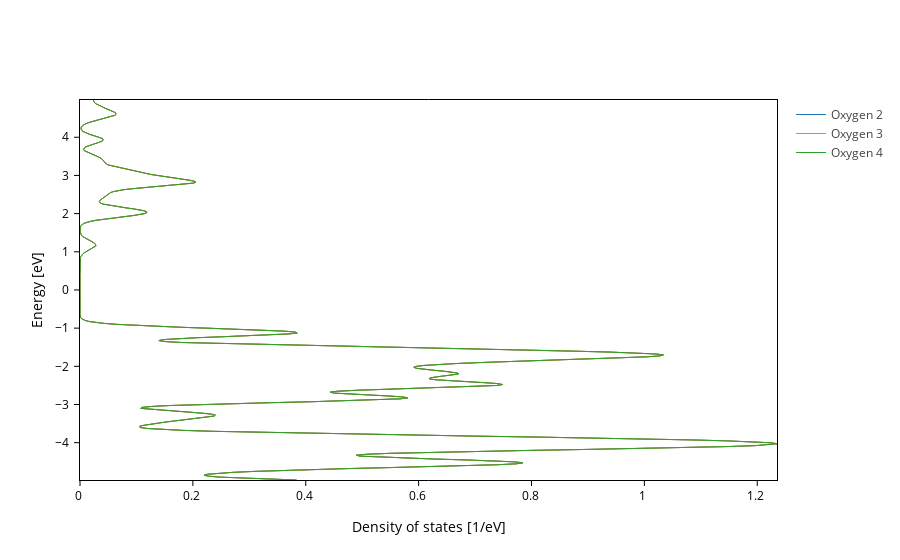

Notebook source saved alongside this figure:
### Markdown cell above
Now we have the contribution of each atom.

But here comes the powerful part: `split_DOS` accepts as keyword arguments all the keys that a request accepts. Then, it adds that extra constrain to the splitting by adding the value to each request. So, if we want to get the separate contributions of all oxygen atoms, **we can impose an extra constraint** on species:

### Code cell
plot.split_DOS(on="atoms", species=["O"], name="Oxygen $atoms")

### Figure 1 — Plotly figure (JSON) as saved in the notebook; plotly's stock layout.template omitted (floating-point values rounded to 4 significant figures; data arrays with more than 128 entries replaced by an {"elided": "..."} marker saying what was removed)
{"data": [{"line": {"dash": "solid", "width": 1.0}, "mode": "lines", "name": "Oxygen 2", "opacity": 1, "type": "scatter", "uid": "1cddac47-52bb-4518-8f76-2e180f67f6da", "x": {"elided": "399 float values"}, "y": {"elided": "399 float values"}}, {"line": {"dash": "solid", "width": 1.0}, "mode": "lines", "name": "Oxygen 3", "opacity": 1, "type": "scatter", "uid": "93066a03-3175-4c3c-bf0e-59a95618da0b", "x": {"elided": "399 float values"}, "y": {"elided": "399 float values"}}, {"line": {"dash": "solid", "width": 1.0}, "mode": "lines", "name": "Oxygen 4", "opacity": 1, "type": "scatter", "uid": "ab99285d-c2bf-4a5c-a250-a3c937b9812e", "x": {"elided": "399 float values"}, "y": {"elided": "399 float values"}}], "layout": {"showlegend": true, "xaxis": {"mirror": true, "title": {"text": "Density of states [1/eV]"}}, "yaxis": {"mirror": true, "range": [-4.978, 4.976], "title": {"text": "Energy [eV]"}}}}
